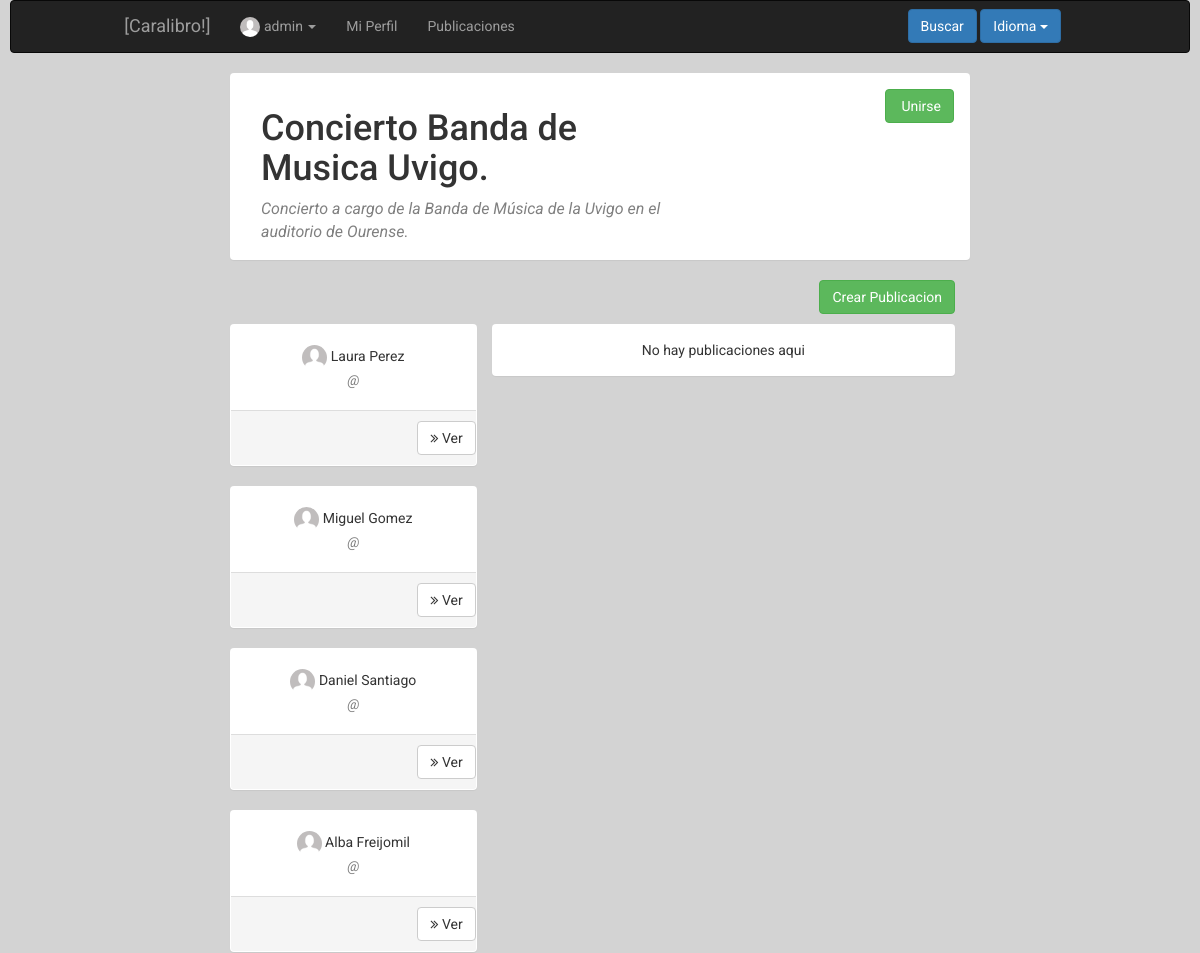
The app's page /index.php?controller=event&action=showcurrent&id=5 (signed in, upper part), older data.
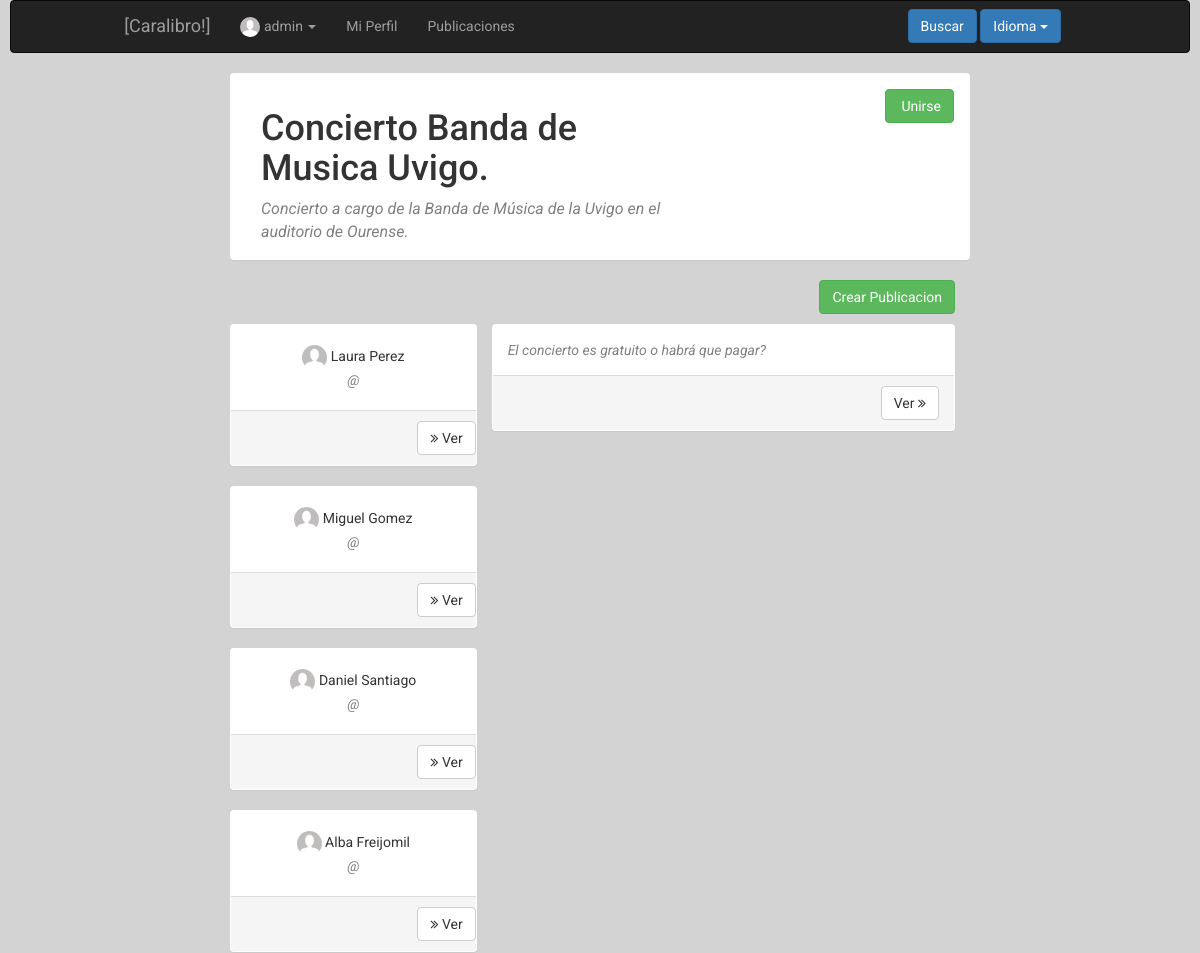
The same page, newer data.
### tables this page shows
CREATE TABLE IF NOT EXISTS `user` (
`id` int(11) NOT NULL,
  `name` varchar(50) NOT NULL,
  `surname` varchar(100) NOT NULL,
  `email` varchar(100) NOT NULL,
  `phone` varchar(12) NOT NULL,
  `user` varchar(50) NOT NULL,
  `password` varchar(255) NOT NULL,
  `birthday` date NOT NULL,
  `address` varchar(100) NOT NULL,
  `status` tinyint(1) NOT NULL,
  `photo` varchar(255) DEFAULT NULL,
  `type` tinyint(1) NOT NULL,
  `private` tinyint(1) NOT NULL
);

CREATE TABLE IF NOT EXISTS `publication` (
`id` int(11) NOT NULL,
  `destination` int(11) NOT NULL,
  `type` varchar(50) NOT NULL,
  `owner` int(11) NOT NULL,
  `creationdate` date NOT NULL,
  `hour` time NOT NULL,
  `description` text NOT NULL,
  `status` tinyint(1) NOT NULL
);

### core/ViewManager.php (called while the page is built, shortened)
<?php
class ViewManager {
    private $variables = array();
    public function setVariable($varname, $value, $flash=false) {
        $this->variables[$varname] = $value;
    }
    public function getVariable($varname, $default=NULL) {
        if (!isset($this->variables[$varname])) {
            return $default;
        }
        return $this->variables[$varname];
    }
    public function render($controller, $viewname) {
        include(__DIR__."/../Views/$controller/$viewname.php");
    }
    private static $viewmanager_singleton = NULL;
    public static function getInstance() {
        if (self::$viewmanager_singleton == null) {
            self::$viewmanager_singleton = new ViewManager();
        }
        return self::$viewmanager_singleton;
    }
}

### Controllers/EVENT_Controller.php (called while the page is built, shortened)
<?php
require_once(__DIR__ . "/../core/ViewManager.php");
require_once(__DIR__ . "/../core/I18n.php");
require_once(__DIR__ . "/../Models/Event.php");
require_once(__DIR__ . "/../Models/EVENT_Model.php");
require_once(__DIR__ . "/../Models/Publication.php");
require_once(__DIR__ . "/../Models/PUBLICATION_Model.php");
class EVENT_Controller extends BaseController
{
    private $eventModel;
    public function __construct()
    {
        $this->eventModel = new EVENT_Model();
        $this->view->setLayout("base");
    }
    public function showcurrent()
    {
        $eventid = $_REQUEST["id"];
        $event = $this->eventModel->showcurrent($eventid);
        $ismember = false;
        $publicationModel = new PUBLICATION_Model();
        $publications = $publicationModel->showall($eventid, "event");
        $members = $this->eventModel->showmembers($eventid);
        $this->view->setVariable("members", $members);
        $this->view->setVariable("event", $event);
        $this->view->setVariable("ismember", $ismember);
        $this->view->setVariable("publications", $publications);
        $this->view->render("event", "EVENT_SHOWCURRENT_Vista");
    }
}

### index.php (called while the page is built, shortened)
<?php
function run() {
    try{
        $controller = loadController($_GET["controller"]);
        $actionName = $_GET["action"];
        $controller->$actionName();
    } catch (Exception $ex) {
        die($ex->getMessage());
    }
}
function loadController($controllerName) {
    return new $controllerClassName();
}
run();
?>

### Models/Event.php (called while the page is built, shortened)
<?php
class Event
{
    private $name;
    public function __construct($id = NULL, $creationdate = NULL, $owner = NULL, $startdate = NULL, $enddate = NULL, $starthour = NULL, $endhour = NULL, $description = NULL, $status = NULL, $name = NULL, $private = NULL)
    {
        $this->name         = $name;
    }
    public function getName()
    {
        return $this->name;
    }
}
?>

### Models/EVENT_Model.php (called while the page is built, shortened)
<?php
require_once(__DIR__ . "/../core/PDOConnection.php");
class EVENT_Model
{
    private $db;
    public function __construct()
    {
        $this->db = PDOConnection::getInstance();
    }
    public function showmembers($eventid)
    {
        $members = array();
        $sql = $this->db->prepare("SELECT DISTINCT u.id as id, u.name as name, u.surname as surname,u.photo as photo FROM user as u, guest as g where g.event=? and u.id=g.member or u.id=g.secondarymember");
        $sql->execute(array(
            $eventid
        ));
        $members_db = $sql->fetchAll(PDO::FETCH_ASSOC);
        foreach ($members_db as $member) {
            $user = new User();
            $user->setID($member["id"]);
            $user->setName($member["name"]);
            $user->setSurname($member["surname"]);
            $user->setPhoto($member["photo"]);
            array_push($members, $user);
        }
        return $members;
    }
    public function showcurrent($eventID)
    {
        $sql = $this->db->prepare("SELECT * FROM event WHERE id=?");
        $sql->execute(array(
            $eventID
        ));
        $event = $sql->fetch(PDO::FETCH_ASSOC);
        if ($event != NULL) {
            return new Event($event["id"], $event["creationdate"], $event["owner"], $event["startdate"], $event["enddate"], $event["starthour"], $event["endhour"], $event["description"], $event["status"], $event["name"], $event["private"]);
        } else {
            return NULL;
        }
    }
}

### core/PDOConnection.php (called while the page is built)
<?php
class PDOConnection {
    private static $dbhost = "127.0.0.1";
    private static $dbname = "ET3Grupo1";
    private static $dbuser = "ET3Grupo1";
    private static $dbpass = "ET3Grupo1";
    private static $db_singleton = null;
    public static function getInstance() {
        if (self::$db_singleton == null) {
            self::$db_singleton = new PDO(
                "mysql:host=".self::$dbhost.";dbname=".self::$dbname.";charset=utf8",
                self::$dbuser,
                self::$dbpass,
                array(
                    PDO::ATTR_EMULATE_PREPARES => false,
                    PDO::ATTR_ERRMODE => PDO::ERRMODE_EXCEPTION
                )
            );
        }
        return self::$db_singleton;
    }
}
?>

### Models/User.php (called while the page is built, shortened)
<?php
class User {
    private $id;
    private $name;
    private $surname;
    private $photo;
    public function __construct($id=NULL, $user=NULL, $name=NULL, $surname=NULL, $email=NULL, $phone=NULL,
                                $birthday=NULL, $address=NULL, $status=1, $photo=NULL, $type=0,
                                $private=0, $password=NULL)
    {
     $this->id = $id;
     $this->name = $name;
     $this->surname = $surname;
     $this->photo = $photo;
    }
    public function getID() {
        return $this->id;
    }
    public function setID($id) {
        $this->id = $id;
    }
    public function getName() {
        return $this->name;
    }
    public function setName($name) {
        $this->name = $name;
    }
    public function getSurname() {
        return $this->surname;
    }
    public function setSurname($surname) {
        $this->surname = $surname;
    }
    public function getPhoto() {
        return $this->photo;
    }
    public function setPhoto($photo) {
        $this->photo = $photo;
    }
}

### core/I18n.php (called while the page is built, shortened)
<?php
class I18n {
  private $messages;
  public function setLanguage($language) {
    $this->messages = $i18n_messages;
  }
  public function i18n($key) {
    if (isset($this->messages[$key])){
      return $this->messages[$key];
    }else{
      return $key;
    }
  }
  private static $i18n_singleton = null;
  public static function getInstance() {
    if (self::$i18n_singleton == NULL) {
      self::$i18n_singleton = new I18n();
    }
    return self::$i18n_singleton;
  }
}
function i18n($key) {
  return I18n::getInstance()->i18n($key);
}

### Models/Publication.php (called while the page is built, shortened)
<?php
class Publication
{
    private $id;
    private $description;
    public function __construct($id = NULL, $destination = NULL, $type = NULL, $owner = NULL, $creationdate = NULL, $hour = NULL, $description = NULL, $status = NULL)
    {
        $this->id           = $id;
        $this->description  = $description;
    }
    public function getID()
    {
        return $this->id;
    }
    public function getDescription()
    {
        return $this->description;
    }
}
?>

### Models/PUBLICATION_Model.php (called while the page is built, shortened)
<?php
require_once(__DIR__ . "/../core/PDOConnection.php");
class PUBLICATION_Model
{
    private $db;
    public function __construct()
    {
        $this->db = PDOConnection::getInstance();
    }
    public function showall($destinationID, $type)
    {
        $sql = $this->db->prepare("SELECT * FROM publication WHERE destination=? AND type=? ORDER BY id DESC");
        $sql->execute(array(
            $destinationID,
            $type
        ));
        $publications_db = $sql->fetchAll(PDO::FETCH_ASSOC);
        $publications = array();
        foreach ($publications_db as $publication) {
            array_push($publications, new Publication($publication["id"], $publication["destination"], $publication["type"], $publication["owner"], $publication["creationdate"], $publication["hour"], $publication["description"], $publication["status"]));
        }
        return $publications;
    }
}

### Views/event/EVENT_SHOWCURRENT_Vista.php (the view, shortened to what the changed rows need)
<?php
require_once(__DIR__."/../../core/ViewManager.php");
$view = ViewManager::getInstance();
$members = $view->getVariable("members");
$publications = $view->getVariable("publications");
$event = $view->getVariable("event");
?>
<div class="container-fluid">
	<div class="row">
		<div class="panel">
			<div class="panel-body">
			<div class="col-xs-8">
				<h1><?=$event->getName() ?></h1>
			</div>
			</div>
		</div>
	</div>
	<div class="row">
		<div class="col-md-4">
		<?php if ($members == NULL): ?>
			<div class="panel">
				<div class="panel-body">
					<div class="text-center">
						<font class=""><?= i18n("No members yet") ?></font>
					</div>
				</div>
			</div>
		<?php else: ?>
			<?php foreach ($members as $member): ?>
		<div class="row">
		<div class="panel">
			<div class="panel-body" >
				<div class="row text-center" style="padding: 5px">
					<?php if ($member->getPhoto() == NULL): ?>
						<img class="smallPhoto img-circle" src="media/profileImages/default.png" alt="default">
					<?php else: ?>
						<img class="smallPhoto img-circle" src="<?=$member->getPhoto() ?>" alt="<?=$member->getPhoto() ?>">
					<?php endif ?>
					<font class="name"><?= $member->getName()." ".$member->getSurname() ?></font><br>
					<font class="user">@<?=$member->getUser() ?></font>
				</div>
			</div>
			<div class="panel-footer">
			<div class="row">
				<a href="index.php?controller=user&action=showcurrent&id=<?=$member->getID()  ?>">
					<button class="btn btn-default pull-right">
					<i class="fa fa-angle-double-right"></i>
						<?= i18n("View") ?>
					</button>
				</a>
			</div>
			</div>
		</div>
	</div>
	<?php endforeach ?>
<?php endif ?>
		</div>
		<div class="col-md-8">
			<?php if ($publications == NULL): ?>
			<div class="panel">
				<div class="panel-body">
					<div class="text-center">
						<font class=""><?= i18n("No publication here") ?></font>
					</div>
				</div>
			</div>
		<?php else: ?>
			<?php foreach ($publications as $publication): ?>
							<div class="panel">
								<div class="panel-body">
									<font class="user">
										<?=$publication->getDescription() ?>
									</font>
								</div>
								<div class="panel-footer">
									<div class="row">
										<div class="col-md-6 pull-left">
										</div>
										<div class="col-md-6">
											<a href="index.php?controller=publication&action=showcurrent&id=<?=$publication->getID() ?>">
												<button class="btn btn-default pull-right">
													<?= i18n("View")  ?>
													<i class="fa fa-angle-double-right"></i>
												</button>
											</a>
										</div>
									</div>
								</div>
							</div>
						<?php endforeach ?>
		<?php endif ?>
		</div>
	</div>
</div>

Row changes from the older to the newer data that the page shows:
added publication: description "El concierto es gratuito o habrá que pagar?"
Text that changed along with them:
i18n("No publication here"): "No hay publicaciones aqui" → (not shown)
